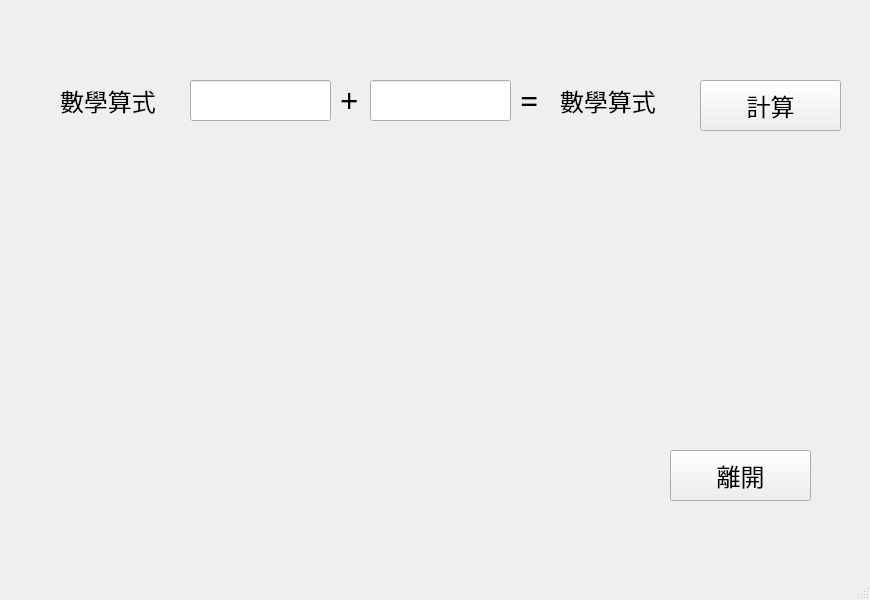
<?xml version="1.0" encoding="UTF-8"?>
<ui version="4.0">
 <class>MainWindow</class>
 <widget class="QMainWindow" name="MainWindow">
  <property name="geometry">
   <rect>
    <x>0</x>
    <y>0</y>
    <width>870</width>
    <height>600</height>
   </rect>
  </property>
  <property name="windowTitle">
   <string>MainWindow</string>
  </property>
  <widget class="QWidget" name="centralwidget">
   <widget class="QLabel" name="label">
    <property name="geometry">
     <rect>
      <x>60</x>
      <y>80</y>
      <width>131</width>
      <height>41</height>
     </rect>
    </property>
    <property name="font">
     <font>
      <family>AcadEref</family>
      <pointsize>18</pointsize>
     </font>
    </property>
    <property name="text">
     <string>數學算式</string>
    </property>
   </widget>
   <widget class="QLineEdit" name="t1">
    <property name="geometry">
     <rect>
      <x>190</x>
      <y>80</y>
      <width>141</width>
      <height>41</height>
     </rect>
    </property>
   </widget>
   <widget class="QLabel" name="label_2">
    <property name="geometry">
     <rect>
      <x>340</x>
      <y>80</y>
      <width>31</width>
      <height>41</height>
     </rect>
    </property>
    <property name="font">
     <font>
      <family>AcadEref</family>
      <pointsize>24</pointsize>
     </font>
    </property>
    <property name="text">
     <string>+</string>
    </property>
   </widget>
   <widget class="QLineEdit" name="t2">
    <property name="geometry">
     <rect>
      <x>370</x>
      <y>80</y>
      <width>141</width>
      <height>41</height>
     </rect>
    </property>
   </widget>
   <widget class="QLabel" name="label_3">
    <property name="geometry">
     <rect>
      <x>520</x>
      <y>80</y>
      <width>31</width>
      <height>41</height>
     </rect>
    </property>
    <property name="font">
     <font>
      <family>AcadEref</family>
      <pointsize>24</pointsize>
     </font>
    </property>
    <property name="text">
     <string>=</string>
    </property>
   </widget>
   <widget class="QLabel" name="resultsum">
    <property name="geometry">
     <rect>
      <x>560</x>
      <y>80</y>
      <width>131</width>
      <height>41</height>
     </rect>
    </property>
    <property name="font">
     <font>
      <family>AcadEref</family>
      <pointsize>18</pointsize>
     </font>
    </property>
    <property name="text">
     <string>數學算式</string>
    </property>
   </widget>
   <widget class="QPushButton" name="cal">
    <property name="geometry">
     <rect>
      <x>700</x>
      <y>80</y>
      <width>141</width>
      <height>51</height>
     </rect>
    </property>
    <property name="font">
     <font>
      <family>AcadEref</family>
      <pointsize>18</pointsize>
     </font>
    </property>
    <property name="text">
     <string>計算</string>
    </property>
   </widget>
   <widget class="QPushButton" name="sysexit">
    <property name="geometry">
     <rect>
      <x>670</x>
      <y>450</y>
      <width>141</width>
      <height>51</height>
     </rect>
    </property>
    <property name="font">
     <font>
      <family>AcadEref</family>
      <pointsize>18</pointsize>
     </font>
    </property>
    <property name="text">
     <string>離開</string>
    </property>
   </widget>
  </widget>
  <widget class="QMenuBar" name="menubar">
   <property name="geometry">
    <rect>
     <x>0</x>
     <y>0</y>
     <width>870</width>
     <height>25</height>
    </rect>
   </property>
  </widget>
  <widget class="QStatusBar" name="statusbar"/>
 </widget>
 <resources/>
 <connections/>
</ui>
